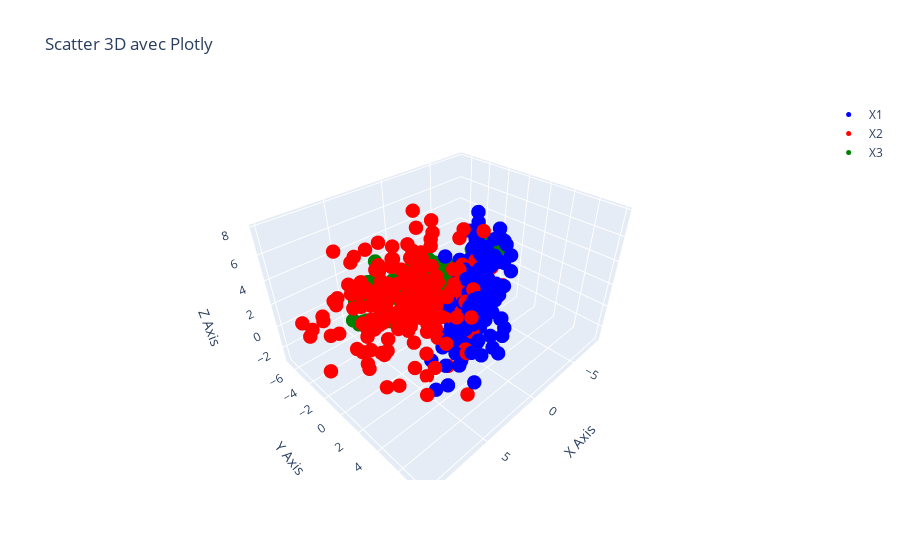

This figure's notebook cell:
### Code cell
# Création des traces pour chaque ensemble de points
trace1 = go.Scatter3d(
    x=X1[:, 0],
    y=X1[:, 1],
    z=X1[:, 2],
    mode='markers',
    marker=dict(size=5, color='blue'),
    name='X1'
)

trace2 = go.Scatter3d(
    x=X2[:, 0],
    y=X2[:, 1],
    z=X2[:, 2],
    mode='markers',
    marker=dict(size=5, color='red'),
    name='X2'
)

trace3 = go.Scatter3d(
    x=X3[:, 0],
    y=X3[:, 1],
    z=X3[:, 2],
    mode='markers',
    marker=dict(size=5, color='green'),
    name='X3'
)

# Mise en forme et affichage de la figure
fig = go.Figure(data=[trace1, trace2, trace3])

fig.update_layout(
    title='Scatter 3D avec Plotly',
    scene=dict(
        xaxis_title='X Axis',
        yaxis_title='Y Axis',
        zaxis_title='Z Axis'
    )
)

fig.show()

### Figure 1 — Plotly figure (JSON) as saved in the notebook; plotly's stock layout.template omitted (floating-point values rounded to 4 significant figures; data arrays with more than 128 entries replaced by an {"elided": "..."} marker saying what was removed)
{"data": [{"marker": {"color": "blue", "size": 5}, "mode": "markers", "name": "X1", "type": "scatter3d", "x": {"elided": "200 float values"}, "y": {"elided": "200 float values"}, "z": {"elided": "200 float values"}}, {"marker": {"color": "red", "size": 5}, "mode": "markers", "name": "X2", "type": "scatter3d", "x": {"elided": "200 float values"}, "y": {"elided": "200 float values"}, "z": {"elided": "200 float values"}}, {"marker": {"color": "green", "size": 5}, "mode": "markers", "name": "X3", "type": "scatter3d", "x": {"elided": "200 float values"}, "y": {"elided": "200 float values"}, "z": {"elided": "200 float values"}}], "layout": {"scene": {"xaxis": {"title": {"text": "X Axis"}}, "yaxis": {"title": {"text": "Y Axis"}}, "zaxis": {"title": {"text": "Z Axis"}}}, "title": {"text": "Scatter 3D avec Plotly"}}}
